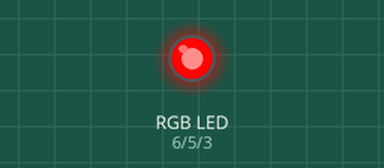
A sketch run on a simulated Arduino Uno, built with avr-gcc and run on an emulated ATmega328P. On the bench: an RGB LED mixed from three pins (HIGH = lit). Dim RGB values are drawn brighter than linear.

Above: at 0.05 s.
At 0.95 s:
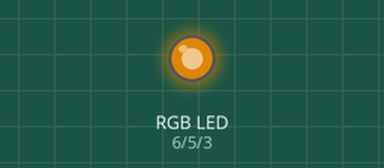
At 1.8 s:
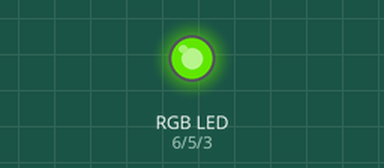
At 3.6 s:
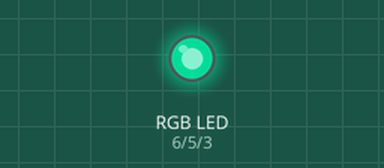
At 5.35 s:
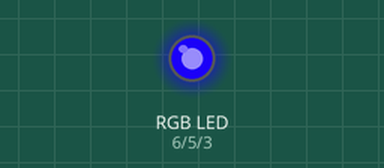
At 7.15 s:
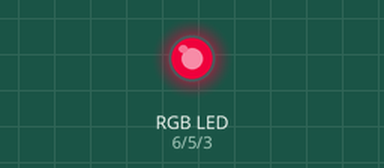
Timing chart, 0 to 10.0 s (numbered marks = the images above):
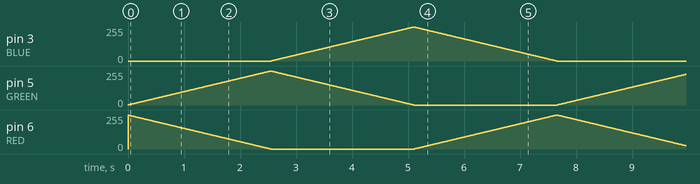

The sketch:

RGB-LED.ino
```cpp
/*
 * RGB LED
 *
 * Use RGB LED and create colors.
 *
 */

// PINS
#define BLUE  (3)
#define GREEN (5)
#define RED   (6)

// Fade period
#define FADE_PERIOD (10)

void setup() {
  pinMode(RED, OUTPUT);
  pinMode(GREEN, OUTPUT);
  pinMode(BLUE, OUTPUT);

  digitalWrite(RED, LOW);
  digitalWrite(GREEN, HIGH);
  digitalWrite(BLUE, LOW);
}

void loop() {
  int red_value = 255;
  int green_value = 0;
  int blue_value = 0;

  // Fade from red to green
  for (int i=0; i<255; i++) {
    red_value -= 1;
    green_value += 1;
    analogWrite(RED, red_value);
    analogWrite(GREEN, green_value);
    delay(FADE_PERIOD);
  }

  // Fade from green to blue
  for (int i=0; i<255; i++) {
    green_value -= 1;
    blue_value += 1;
    analogWrite(GREEN, green_value);
    analogWrite(BLUE, blue_value);
    delay(FADE_PERIOD);
  }

  // Fade from blue to red
  for (int i=0; i<255; i++) {
    blue_value -= 1;
    red_value += 1;
    analogWrite(BLUE, blue_value);
    analogWrite(RED, red_value);
    delay(FADE_PERIOD);
  }
}
```
